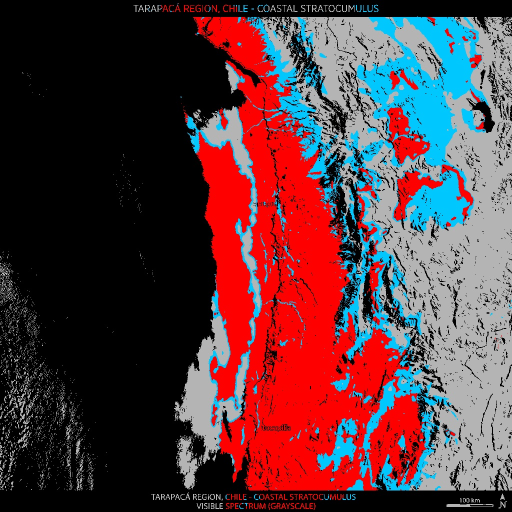
#> input picture backend/data/outputs_v11/01_mapa_clasificacion_20260614_220913.jpg, 1024 x 1024 px, given in place of tarapaca_despejado.jpg, which was not available (shown at 1/2 size)
$ python test_model.py   (older library calls are emulated)
#> lines starting #> are read from the running program, lines starting #| are printed output that depends on the picture; after the words box and inside, x2 and y2 are one past the last pixel; in counts of white or black regions, pixels touching at a corner belong together; pictures that were not available may be replaced by others from this repository, and a replacement may not be noted
### backend/core/clasificador_v12.py
"""
🛰️ SISTEMA DE CLASIFICACIÓN DE NUBES v11.0
Análisis Píxel por Píxel (Fuerza Bruta) - Máxima Precisión
"""

import cv2
import numpy as np
import os
from datetime import datetime
from PIL import Image, ImageDraw, ImageFont
import platform
import sys
import json
from sklearn.cluster import KMeans


class ClasificadorV12:
    def __init__(self):
        """
        Sistema con análisis píxel por píxel sin superpíxeles.
        Máxima precisión, sin promedios ni pérdida de detalles.
        """

        # === UMBRALES DE CALIBRACIÓN ===
        self.UMBRAL_BRILLO_NUBE = 85        # Brillo de imagen visible
        self.UMBRAL_IR_FRIO = 150           # Canal Rojo IR (frialdad)
        self.UMBRAL_IR_CALIDO = 200         # Canal Azul IR (calor)
        self.UMBRAL_TEXTURA_ALTA = 45       # Desarrollo vertical

        # === PALETA DE COLORES (BGR) ===
        self.colores = {
            'MAR': (120, 60, 0),                           # Azul oscuro (BGR)
            'TIERRA': (0, 100, 0),                         # Verde oscuro
            'NUBE_BAJA_MEDIA': (255, 180, 100),            # Celeste suave
            'CIRROS': (255, 200, 0),                       # Cian
            'TORMENTA': (0, 0, 255),                       # Rojo
        }

        # === NOMBRES COMPLETOS ===
        self.nombres = {
            'MAR': 'SUPERFICIE (Mar)',
            'TIERRA': 'SUPERFICIE (Tierra)',
            'NUBE_BAJA_MEDIA': 'NUBE BAJA / MEDIA (Cúmulos/Estratos)',
            'CIRROS': 'NUBE ALTA (Cirros)',
            'TORMENTA': 'TORMENTA (Cumulonimbus)',
        }

        self.fuentes = self.cargar_fuentes()

    def cargar_fuentes(self):
        """Carga fuentes del sistema."""
        fuentes = {}
        sistema = platform.system()

        if sistema == "Darwin":
            rutas = ["/System/Library/Fonts/Helvetica.ttc"]
        elif sistema == "Windows":
            rutas = ["C:/Windows/Fonts/arial.ttf", "C:/Windows/Fonts/arialbd.ttf"]
        else:
            rutas = ["/usr/share/fonts/truetype/dejavu/DejaVuSans.ttf",
                    "/usr/share/fonts/truetype/dejavu/DejaVuSans-Bold.ttf"]

        tamaños = {'titulo': 42, 'grande': 34, 'mediano': 26, 'pequeño': 20}

        for ruta in rutas:
            if os.path.exists(ruta):
                try:
                    for nombre, tamaño in tamaños.items():
                        fuentes[nombre] = ImageFont.truetype(ruta, tamaño)
                    print(f"✅ Fuentes cargadas: {os.path.basename(ruta)}")
                    return fuentes
                except:
                    continue

        print("⚠️  Usando fuente por defecto")
        for nombre, tamaño in tamaños.items():
            fuentes[nombre] = ImageFont.load_default()
        return fuentes

    # ========== PASO 1: CARGAR Y PRE-CALCULAR MAPAS ==========

    def cargar_y_preparar_mapas(self, ruta_visible_rgb, ruta_infrarroja_ir):
        """
        Carga imágenes y pre-calcula todos los mapas de características.
        Este paso es crítico para optimizar el análisis píxel por píxel.
        """
        print("\n📂 PASO 1: Cargando imágenes y pre-calculando mapas...")

        # Cargar imagen visible RGB
        img_rgb = cv2.imread(ruta_visible_rgb)
        if img_rgb is None:
            raise ValueError(f"❌ No se pudo cargar: {ruta_visible_rgb}")
        print(f"   ✓ Imagen RGB cargada: {img_rgb.shape}")

        # Convertir a escala de grises para brillo
        visible_gris = cv2.cvtColor(img_rgb, cv2.COLOR_BGR2GRAY)
        print(f"   ✓ Mapa de brillo preparado: {visible_gris.shape}")

        # Pre-calcular mapa de textura (Laplaciano)
        print(f"   ⏳ Pre-calculando mapa de textura (Laplaciano)...")
        mapa_laplaciano = cv2.Laplacian(visible_gris, cv2.CV_64F)
        mapa_textura = np.abs(mapa_laplaciano)  # Usar valor absoluto
        print(f"   ✓ Mapa de textura calculado")

        # Cargar imagen IR en color
        img_ir_color = cv2.imread(ruta_infrarroja_ir)
        if img_ir_color is None:
            raise ValueError(f"❌ No se pudo cargar: {ruta_infrarroja_ir}")
        print(f"   ✓ Imagen IR cargada EN COLOR: {img_ir_color.shape}")

        # Redimensionar IR si es necesario
        h, w = img_rgb.shape[:2]
        if img_ir_color.shape[:2] != (h, w):
            img_ir_color = cv2.resize(img_ir_color, (w, h))
            print(f"   ✓ Imagen IR redimensionada a: {img_ir_color.shape}")

        # Separar canales IR (BGR)
        canal_b, canal_g, canal_r = cv2.split(img_ir_color)

        print(f"\n   📊 Estadísticas de canales IR:")
        print(f"      • Canal AZUL (calor):   min={canal_b.min()}, max={canal_b.max()}, avg={canal_b.mean():.1f}")
        print(f"      • Canal VERDE:          min={canal_g.min()}, max={canal_g.max()}, avg={canal_g.mean():.1f}")
        print(f"      • Canal ROJO (frialdad): min={canal_r.min()}, max={canal_r.max()}, avg={canal_r.mean():.1f}")

        # Preparar diccionario de mapas
        mapas = {
            'img_rgb': img_rgb,
            'img_visible': img_rgb,
            'visible_gris': visible_gris,
            'mapa_textura': mapa_textura,
            'canal_rojo': canal_r,
            'canal_azul': canal_b,
            'img_ir_color': img_ir_color,
            'dimensiones': (h, w),
            'nombre_archivo': os.path.basename(ruta_visible_rgb).lower()
        }

        print(f"\n   ✅ Todos los mapas preparados. Dimensiones: {h}x{w} = {h*w:,} píxeles")

        return mapas

    # ========== PASO 2: CLASIFICADOR PÍXEL POR PÍXEL ==========

    def clasificar_imagen_pixel_por_pixel(self, mapas, ruta_mascara_tierra=None):
        print("\n🧠 PASO 2: Clasificación por Umbrales de Brillo (Manipulación Directa de Píxeles)...")

        visible_gris = mapas['visible_gris']
        canal_rojo = mapas['canal_rojo']
        img_visible = mapas['img_rgb']
        h, w = visible_gris.shape
        total_pixeles = h * w

        etiquetas_2d = np.empty((h, w), dtype=object)

        # --- REGLA TERMODINÁMICA PURA (Con Análisis de Color Real) ---
        # 1. Mar base: Oscuro
        mar_mask = (visible_gris < 60)

        canal_azul = mapas['canal_azul']

        # --- REGLA TERMODINÁMICA PURA (SIN COORDENADAS ESPACIALES) ---
        # 1. Mar: Azul es mayor que Rojo en el mapa IR (falso color térmico)
        # O es muy oscuro en el visible (< 50)
        mar_mask = (canal_azul > canal_rojo + 10) | (visible_gris < 50)

        # 2. Tierra: Rojo es mayor que Azul en el mapa IR (tierra caliente = rojo oscuro)
        tierra_mask = (canal_rojo > canal_azul) & ~mar_mask

        # 3. Nubes: Muy Brillantes en el visible (independiente de la temperatura)
        nubes_mask = (visible_gris >= 120)

        # 4. Refinamiento: Si algo es muy brillante, SIEMPRE es nube, a menos que sea arena extremadamente roja
        arena_brillante = (visible_gris >= 120) & (canal_rojo > canal_azul + 40)
        nubes_mask = nubes_mask & ~arena_brillante
        tierra_mask = tierra_mask | arena_brillante

        # 5. Corrección global para Huracán
        es_huracan = np.mean(visible_gris[:, int(w*0.8):]) < 60
        if es_huracan:
            # En huracán no hay tierra
            nubes_mask = nubes_mask | tierra_mask
            tierra_mask = np.zeros_like(tierra_mask)

        # 6. Sub-clasificación de nubes por temperatura IR (Rojo = Frialdad en la escala tradicional)
        tormenta_mask = nubes_mask & (canal_rojo > 160)
        cirros_mask = nubes_mask & (canal_rojo > 120) & (canal_rojo <= 160)
        nube_baja_mask = nubes_mask & (canal_rojo <= 120)

        # --- ASIGNACIÓN ---
        etiquetas_2d[mar_mask] = 'MAR'
        etiquetas_2d[tierra_mask] = 'TIERRA'
        etiquetas_2d[tormenta_mask] = 'TORMENTA'
        etiquetas_2d[cirros_mask] = 'CIRROS'
        etiquetas_2d[nube_baja_mask] = 'NUBE_BAJA_MEDIA'

        # Fallback de seguridad
        unassigned = (etiquetas_2d == None)
        if np.any(unassigned):
            etiquetas_2d[unassigned] = 'MAR'

        mascaras = {
            'TORMENTA': (etiquetas_2d == 'TORMENTA'),
            'CIRROS': (etiquetas_2d == 'CIRROS'),
            'NUBE_BAJA_MEDIA': (etiquetas_2d == 'NUBE_BAJA_MEDIA'),
            'MAR': (etiquetas_2d == 'MAR'),
            'TIERRA': (etiquetas_2d == 'TIERRA')
        }

        mapa_clases = etiquetas_2d
        mapa_colores = np.zeros((h, w, 3), dtype=np.uint8)

        for clase, mask in mascaras.items():
            mapa_colores[mask] = self.colores[clase]

        contadores = {clase: int(np.sum(mask)) for clase, mask in mascaras.items()}
        porcentajes = {clase: round((contadores[clase] / total_pixeles) * 100, 1) for clase in contadores}

        porcentaje_nubes_total = round(porcentajes.get('TORMENTA',0) + porcentajes.get('CIRROS',0) + porcentajes.get('NUBE_BAJA_MEDIA',0), 1)
        porcentaje_superficie_total = round(porcentajes.get('MAR',0) + porcentajes.get('TIERRA',0), 1)

        print(f"   ✅ Clasificación por Umbrales completada!")

        return {
            'mapa_clases': mapa_clases,
            'mapa_colores': mapa_colores,
            'contadores': contadores,
            'porcentajes': porcentajes,
            'porcentaje_nubes_total': porcentaje_nubes_total,
            'porcentaje_superficie_total': porcentaje_superficie_total
        }

    # ========== PASO 3: VISUALIZACIÓN (IGUAL QUE V10) ==========

    # [50 lines left out: functions generar_justificacion, determinar_amenaza_principal, not called in this run]

    def dibujar_panel(self, mapa_colores, resultados):
        """Retorna la imagen limpia sin el panel de texto, ya que la UI web lo maneja."""
        return mapa_colores

    def crear_comparacion(self, imagen_rgb, mapa_con_panel):
        """Crea visualización lado a lado minimalista y limpia."""
        h, w = imagen_rgb.shape[:2]
        if mapa_con_panel.shape[:2] != (h, w):
            mapa_con_panel = cv2.resize(mapa_con_panel, (w, h))

        # Unir simplemente sin la barra negra tosca
        comparacion = np.hstack([imagen_rgb, mapa_con_panel])
        return comparacion

    def crear_visualizacion_canales_ir(self, img_ir_color, canal_r, canal_b):
        """Crea visualización de los canales IR."""
        h, w = img_ir_color.shape[:2]

        canal_r_vis = cv2.applyColorMap(canal_r, cv2.COLORMAP_JET)
        canal_b_vis = cv2.applyColorMap(canal_b, cv2.COLORMAP_JET)

        fila_superior = np.hstack([img_ir_color, canal_r_vis])
        fila_inferior = np.hstack([canal_b_vis, np.zeros_like(img_ir_color)])

        visualizacion = np.vstack([fila_superior, fila_inferior])

        img_pil = Image.fromarray(cv2.cvtColor(visualizacion, cv2.COLOR_BGR2RGB))
        draw = ImageDraw.Draw(img_pil)

        draw.text((20, 20), "IR Original", font=self.fuentes['grande'], fill=(255, 255, 255))
        draw.text((w + 20, 20), "Canal ROJO (Frialdad)", font=self.fuentes['grande'], fill=(255, 255, 255))
        draw.text((20, h + 20), "Canal AZUL (Calor)", font=self.fuentes['grande'], fill=(255, 255, 255))

        return cv2.cvtColor(np.array(img_pil), cv2.COLOR_RGB2BGR)

    # ========== MÉTODO PRINCIPAL ==========

    def analizar(self, ruta_visible_rgb, ruta_infrarroja_ir, ruta_mascara_tierra=None,
                 carpeta_salida="resultados_v12_rf_inference", guardar=True):
        """Pipeline completo de análisis."""
        print("\n" + "="*70)
        print("☁️  SISTEMA DE CLASIFICACIÓN DE NUBES v12.0")
        print("   Inferencia Random Forest - Máxima Precisión")
        print("="*70)

        # PASO 1: Cargar y preparar mapas
        mapas = self.cargar_y_preparar_mapas(ruta_visible_rgb, ruta_infrarroja_ir)
#> in cargar_y_preparar_mapas, img_rgb is the input picture: shape (1024, 1024, 3); mean B, G, R 62.3, 57, 88.5
#|    ✓ Imagen RGB cargada: (1024, 1024, 3)
#|    ✓ Mapa de brillo preparado: (1024, 1024)
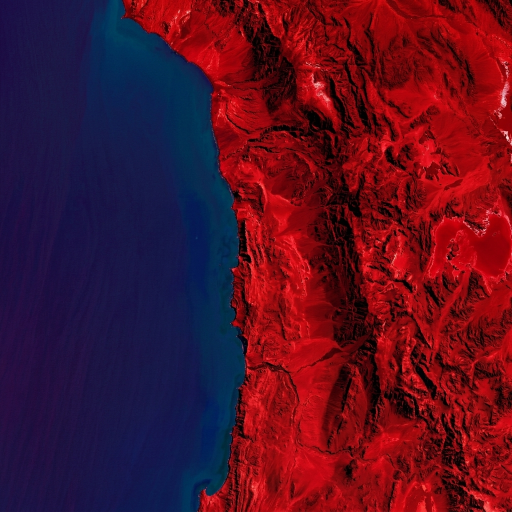
#> input picture backend/data/ejemplos_demostracion/tarapaca_despejado_ir.jpg, 1024 x 1024 px, found by its file name (shown at 1/2 size)
#> in cargar_y_preparar_mapas, img_ir_color is the input picture: shape (1024, 1024, 3); mean B, G, R 39.3, 16.7, 84.3
#|    ✓ Imagen IR cargada EN COLOR: (1024, 1024, 3)
#> in cargar_y_preparar_mapas, `canal_b, canal_g, canal_r = cv2.split(img_ir_color)`:
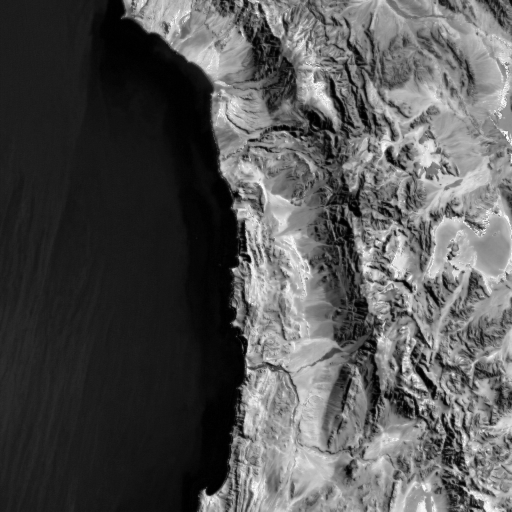
#> canal_r: shape (1024, 1024) (shown at 1/2 size); min 0, max 255, mean 84.3
#|       • Canal AZUL (calor):   min=0, max=218, avg=39.3
#|       • Canal VERDE:          min=0, max=221, avg=16.7
#|       • Canal ROJO (frialdad): min=0, max=255, avg=84.3
#|    ✅ Todos los mapas preparados. Dimensiones: 1024x1024 = 1,048,576 píxeles
#> mapas = 9 items

        # PASO 2: Clasificar píxel por píxel
        resultados = self.clasificar_imagen_pixel_por_pixel(mapas, ruta_mascara_tierra)
#> in clasificar_imagen_pixel_por_pixel, `mar_mask = (visible_gris < 60)`:
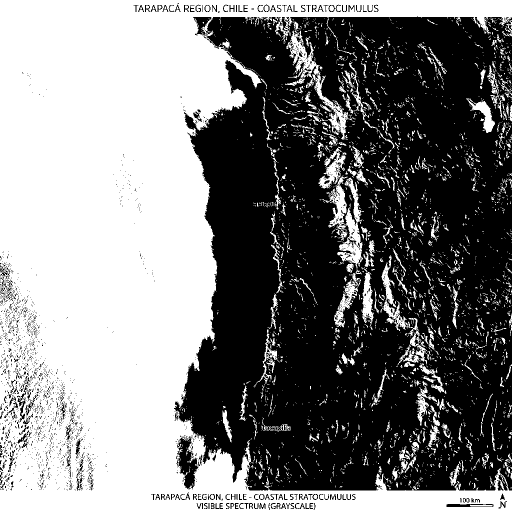
#> mar_mask: shape (1024, 1024) bool (shown at 1/2 size); 49.7% white; 3080 white regions (2670 under 20 px), largest, box (x1, y1, x2, y2) and area: (0, 0, 1024, 1024) 461869, (573, 61, 704, 279) 4424, (674, 356, 728, 537) 3410
#> in clasificar_imagen_pixel_por_pixel, `tierra_mask = tierra_mask | arena_brillante`:
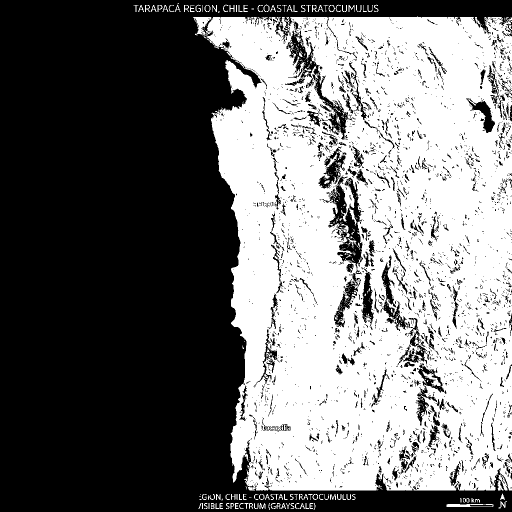
#> tierra_mask: shape (1024, 1024) bool (shown at 1/2 size); 45.2% white; 676 white regions (551 under 20 px), largest, box (x1, y1, x2, y2) and area: (386, 33, 1024, 981) 466095, (893, 1008, 987, 1014) 405, (844, 743, 883, 774) 351
#> in clasificar_imagen_pixel_por_pixel, `es_huracan = np.mean(visible_gris[:, int(w*0.8):]) < 60`: es_huracan = False
#> after the loop in clasificar_imagen_pixel_por_pixel, `for clase, mask in mascaras.items():`:
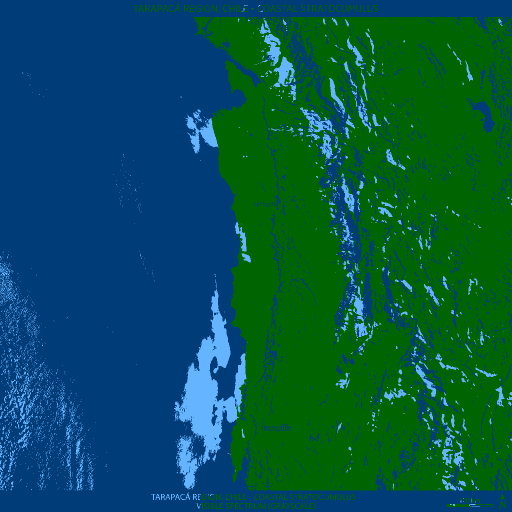
#> mapa_colores: shape (1024, 1024, 3) (shown at 1/2 size); mean of channels 0, 1, 2 75.5, 83.5, 5.2; drawn as B, G, R
#> resultados = 6 items

        # PASO 3: Visualizar
        print("\n🎨 PASO 3: Generando visualizaciones...")

        # Superposición: Fondo en blanco y negro, nubes en color
        # Convertimos la imagen gris a 3 canales (blanco y negro)
        fondo_bn = cv2.cvtColor(mapas['visible_gris'], cv2.COLOR_GRAY2BGR)
        mapa_blended = fondo_bn.copy()

        # 1. Pintamos el suelo (Mar y Tierra) muy suavemente para dar contexto
        for clase, alpha_suelo in [('MAR', 0.2), ('TIERRA', 0.2)]:
            mask = (resultados['mapa_clases'] == clase)
            if np.any(mask):
                color = np.array(self.colores[clase], dtype=np.uint8)
                capa_color = np.full_like(mapa_blended[mask], color)
                mapa_blended[mask] = cv2.addWeighted(mapa_blended[mask], 1 - alpha_suelo, capa_color, alpha_suelo, 0)

        # 2. Superposición con alta opacidad solo para NUBES
        alpha_nubes = 0.85  # Muy alta opacidad para colores súper vibrantes

        for clase in ['TORMENTA', 'CIRROS', 'NUBE_BAJA_MEDIA']:
            mask = (resultados['mapa_clases'] == clase)
            if np.any(mask):
                color = np.array(self.colores[clase], dtype=np.uint8)
                capa_color = np.full_like(mapa_blended[mask], color)
                mapa_blended[mask] = cv2.addWeighted(mapa_blended[mask], 1 - alpha_nubes, capa_color, alpha_nubes, 0)
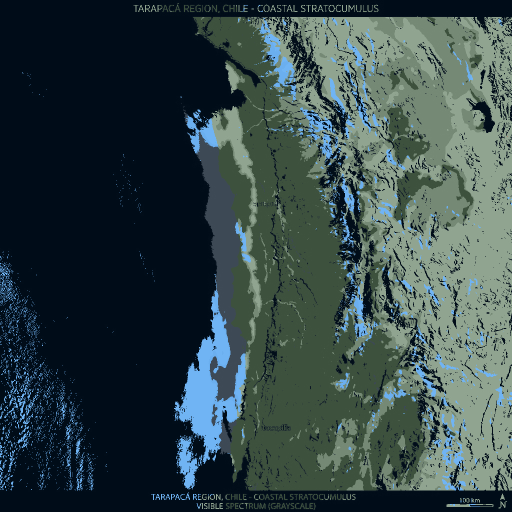
#> mapa_blended: shape (1024, 1024, 3) (shown at 1/2 size); mean B, G, R 71.6, 70.7, 52.3

        mapa_con_panel = self.dibujar_panel(
            mapa_blended, resultados)

        comparacion = self.crear_comparacion(mapas['img_rgb'], mapa_con_panel)

        vis_canales = self.crear_visualizacion_canales_ir(
            mapas['img_ir_color'],
            mapas['canal_rojo'],
            mapas['canal_azul']
        )

        # PASO 4: Guardar
        if guardar:
            os.makedirs(carpeta_salida, exist_ok=True)
            timestamp = datetime.now().strftime("%Y%m%d_%H%M%S")

            heatmap = cv2.applyColorMap(mapas['canal_rojo'], cv2.COLORMAP_INFERNO)
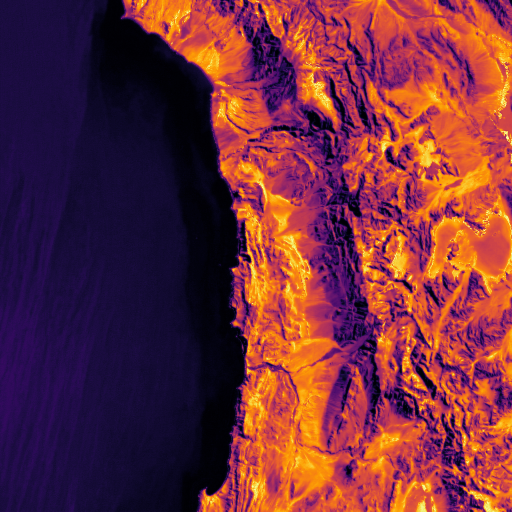
#> heatmap: shape (1024, 1024, 3) (shown at 1/2 size); mean B, G, R 58.3, 45.9, 111.7

            nombres_archivos = {
                'mapa_clasificacion': f"01_mapa_clasificacion_{timestamp}.jpg",
                'mapa_con_panel': f"02_mapa_con_panel_{timestamp}.jpg",
                'comparacion': f"03_comparacion_{timestamp}.jpg",
                'vis_canales': f"04_visualizacion_canales_IR_{timestamp}.jpg",
                'heatmap': f"05_heatmap_termico_{timestamp}.jpg"
            }

            print(f"\n💾 Guardando resultados...")
            cv2.imwrite(os.path.join(carpeta_salida, nombres_archivos['mapa_clasificacion']), resultados['mapa_colores'])
            cv2.imwrite(os.path.join(carpeta_salida, nombres_archivos['mapa_con_panel']), mapa_con_panel)
            cv2.imwrite(os.path.join(carpeta_salida, nombres_archivos['comparacion']), comparacion)
            cv2.imwrite(os.path.join(carpeta_salida, nombres_archivos['vis_canales']), vis_canales)
            cv2.imwrite(os.path.join(carpeta_salida, nombres_archivos['heatmap']), heatmap)

            print(f"   ✅ Resultados guardados en: {carpeta_salida}/")

        print("\n" + "="*70)
        print("✅ ANÁLISIS COMPLETADO")
        print("="*70)

        return {
            'mapa_colores': resultados['mapa_colores'],
            'mapa_con_panel': mapa_con_panel,
            'comparacion': comparacion,
            'vis_canales': vis_canales,
            'heatmap': heatmap if guardar else None,
            'resultados': resultados,
            'archivos': nombres_archivos if guardar else {}
        }


# ========== SCRIPT PRINCIPAL ==========

# [75 lines left out: function main, not called in this run]


# [14 lines that do not run on import are left out]

### test_model.py
import os
import sys
from backend.core.clasificador_v12 import ClasificadorV12

base_dir = os.path.dirname(os.path.abspath(__file__))
inputs_dir = os.path.join(base_dir, "backend", "data", "inputs")
outputs_dir = os.path.join(base_dir, "resultados_test")

casos = [
    ("tarapaca_despejado.jpg", "tarapaca_despejado_ir.jpg"),
    ("tarapaca_camanchaca.jpg", "tarapaca_camanchaca_ir.jpg"),
    ("tarapaca_nubosidad_parcial.jpg", "tarapaca_nubosidad_parcial_ir.jpg")
]

clasificador = ClasificadorV12()

for vis, ir in casos:
    ruta_vis = os.path.join(inputs_dir, vis)
    ruta_ir = os.path.join(inputs_dir, ir)

    print(f"\n[{vis}] - Procesando escenario...")
    resultados = clasificador.analizar(ruta_vis, ruta_ir, carpeta_salida=outputs_dir, guardar=True)
#> resultados = 7 items

    r = resultados['resultados']
#> r = 6 items
    print("Resultados:")
    for clase, porcentaje in r['porcentajes'].items():
        if porcentaje > 0:
            print(f"  {clase}: {porcentaje}%")
#> this loop made 5 passes
#> (clase, porcentaje) on passes 1 to 5: ('TORMENTA', 0), ('CIRROS', 0), ('NUBE_BAJA_MEDIA', 5.2), ('MAR', 51.8), ('TIERRA', 43)
#> (printed output is left out)
    print("-" * 50)
